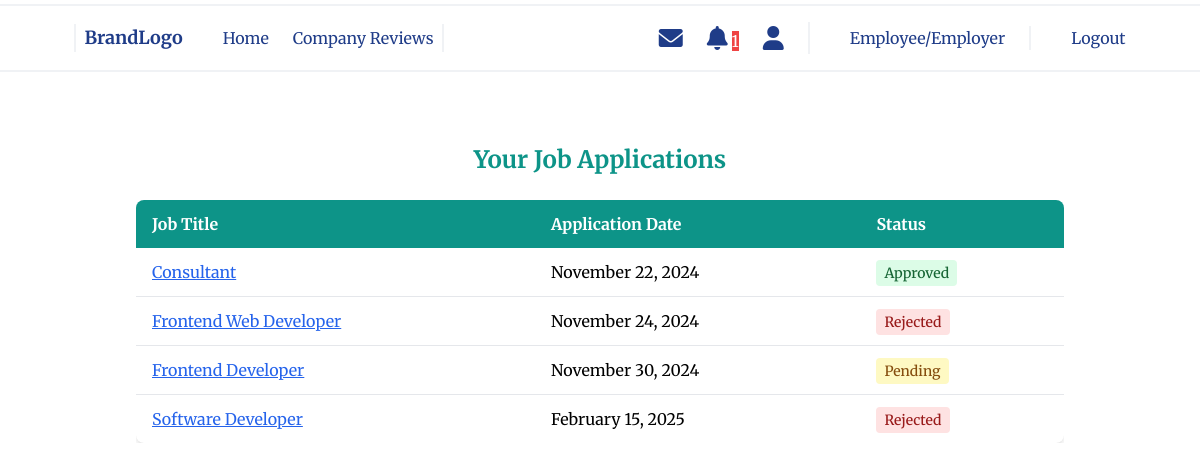
The app's page /job/applications/ (signed in) with its own data.
### job/models.py (models this page shows, shortened)
class Application(models.Model):
    STATUS_CHOICES = [
        ('PENDING', 'Pending'),
        ('APPROVED', 'Approved'),
        ('REJECTED', 'Rejected'),
    ]
    user = models.ForeignKey(Account, on_delete=models.CASCADE, related_name='applications')  # Applicant
    job = models.ForeignKey(Job, on_delete=models.CASCADE, related_name='applications')
    cover_letter = models.TextField('Cover Letter', blank=True)
    resume = models.FileField('Resume', upload_to='resumes/', blank=True)
    applied_on = models.DateTimeField(auto_now_add=True)
    status = models.CharField(max_length=10, choices=STATUS_CHOICES, default='PENDING')  # New Field

class Job(models.Model):
    JOB_TYPE_CHOICES = [
        ('REMOTE', 'Remote'),
        ('FULL_TIME', 'Full-time'),
        ('PART_TIME', 'Part-time'),
        ('INTERNSHIP', 'Internship'),
        ('CONTRACT', 'Contract'),
        ('FREELANCE', 'Freelance'),
    ]
    user = models.ForeignKey(Account, on_delete=models.CASCADE, related_name='jobs')  # Recruiter
    company = models.ForeignKey(Company, on_delete=models.CASCADE, related_name='jobs')
    title = models.CharField('Job Title', max_length=200, unique=True)
    location = models.CharField('Location', max_length=200,)
    job_type = models.CharField(max_length=20,choices=JOB_TYPE_CHOICES,default='FULL_TIME',)
    salary_min = models.PositiveIntegerField('Salary', default=70000)
    salary_max = models.PositiveIntegerField('Salary', default=100000)
    requirement = models.TextField('Requirements')
    responsibility = models.TextField('Responsibilities')
    description = models.TextField('Job Description', null=True, blank=True)
    skills = models.TextField('Skills')
    is_available = models.BooleanField(default=False)
    create_date = models.DateTimeField('Posted On', auto_now_add=True)

### job/views.py (the view)
# urls.py: path('applications/', views.view_applications, name='applicant_view_app'),  # Applicant views their applications
@login_required
def view_applications(request):
    applications = Application.objects.filter(user=request.user).select_related('job')
    return render(request, 'job/applicant_app_views.html', {'applications': applications})

### notification/context_processors.py (called while the page is built)
def unread_notifications_count(request):
    if request.user.is_authenticated:
        return {
            'unread_notifications_count': request.user.notifications.filter(is_read=False).count()
        }
    return {}

### job/templates/job/applicant_app_views.html (shortened to what this page needs)
{% extends 'base.html' %}
{% block main %}
<div class="container mx-auto py-8 px-4">
    <h2 class="text-2xl font-bold text-center text-teal-600 mb-6">Your Job Applications</h2>
    <div class="overflow-x-auto">
        <table class="w-full bg-white shadow-md rounded-lg overflow-hidden">
            <thead class="bg-teal-600 text-white">
                <tr>
                    <th class="text-left py-3 px-4">Job Title</th>
                    <th class="text-left py-3 px-4">Application Date</th>
                    <th class="text-left py-3 px-4">Status</th>
                </tr>
            </thead>
            <tbody class="divide-y divide-gray-200">
                {% for application in applications %}
                <tr class="hover:bg-gray-100">
                    <td class="py-3 px-4">
                        <a href="{% url 'job_detail' pk=application.job.id %}" class="text-blue-600 underline hover:text-blue-800">
                            {{ application.job.title }}
                        </a>
                    </td>
                    <td class="py-3 px-4">{{ application.applied_on|date:"F j, Y" }}</td>
                    <td class="py-3 px-4">
                        <span class="
                            {% if application.status == 'PENDING' %}
                                bg-yellow-100 text-yellow-800
                            {% elif application.status == 'APPROVED' %}
                                bg-green-100 text-green-800
                            {% elif application.status == 'REJECTED' %}
                                bg-red-100 text-red-800
                            {% endif %}
                            text-sm font-medium px-2 py-1 rounded
                        ">
                            {{ application.get_status_display }}
                        </span>
                    </td>
                </tr>
                {% empty %}
                <tr>
                    <td colspan="3" class="text-center py-4 text-gray-600">
                        You haven't applied for any jobs yet.
                    </td>
                </tr>
                {% endfor %}
            </tbody>
        </table>
    </div>
</div>
{% endblock %}

### records on screen
Application: job "Consultant", applied_on "November 22, 2024", status "Approved"
Application: job "Frontend Web Developer", applied_on "November 24, 2024", status "Rejected"
Application: job "Frontend Developer", applied_on "November 30, 2024", status "Pending"
Application: job "Software Developer", applied_on "February 15, 2025", status "Rejected"

### other values on screen
{{ unread_notifications_count }} "1"
